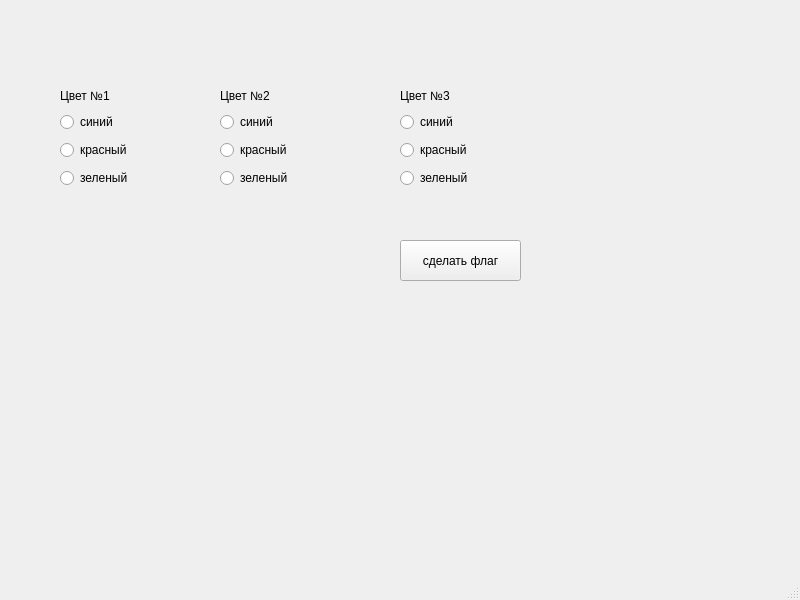
<?xml version="1.0" encoding="UTF-8"?>
<ui version="4.0">
 <class>MainWindow</class>
 <widget class="QMainWindow" name="MainWindow">
  <property name="geometry">
   <rect>
    <x>0</x>
    <y>0</y>
    <width>800</width>
    <height>600</height>
   </rect>
  </property>
  <property name="windowTitle">
   <string>MainWindow</string>
  </property>
  <widget class="QWidget" name="centralwidget">
   <widget class="QWidget" name="verticalLayoutWidget">
    <property name="geometry">
     <rect>
      <x>60</x>
      <y>110</y>
      <width>111</width>
      <height>80</height>
     </rect>
    </property>
    <layout class="QVBoxLayout" name="verticalLayout">
     <item>
      <widget class="QRadioButton" name="radioButton">
       <property name="text">
        <string>синий</string>
       </property>
      </widget>
     </item>
     <item>
      <widget class="QRadioButton" name="radioButton_3">
       <property name="text">
        <string>красный</string>
       </property>
      </widget>
     </item>
     <item>
      <widget class="QRadioButton" name="radioButton_2">
       <property name="text">
        <string>зеленый</string>
       </property>
      </widget>
     </item>
    </layout>
   </widget>
   <widget class="QLabel" name="label">
    <property name="geometry">
     <rect>
      <x>60</x>
      <y>80</y>
      <width>111</width>
      <height>31</height>
     </rect>
    </property>
    <property name="text">
     <string>Цвет №1</string>
    </property>
   </widget>
   <widget class="QWidget" name="verticalLayoutWidget_2">
    <property name="geometry">
     <rect>
      <x>220</x>
      <y>110</y>
      <width>111</width>
      <height>80</height>
     </rect>
    </property>
    <layout class="QVBoxLayout" name="verticalLayout_2">
     <item>
      <widget class="QRadioButton" name="radioButton_4">
       <property name="text">
        <string>синий</string>
       </property>
      </widget>
     </item>
     <item>
      <widget class="QRadioButton" name="radioButton_5">
       <property name="text">
        <string>красный</string>
       </property>
      </widget>
     </item>
     <item>
      <widget class="QRadioButton" name="radioButton_6">
       <property name="text">
        <string>зеленый</string>
       </property>
      </widget>
     </item>
    </layout>
   </widget>
   <widget class="QLabel" name="label_2">
    <property name="geometry">
     <rect>
      <x>220</x>
      <y>80</y>
      <width>111</width>
      <height>31</height>
     </rect>
    </property>
    <property name="text">
     <string>Цвет №2</string>
    </property>
   </widget>
   <widget class="QWidget" name="verticalLayoutWidget_3">
    <property name="geometry">
     <rect>
      <x>400</x>
      <y>110</y>
      <width>111</width>
      <height>80</height>
     </rect>
    </property>
    <layout class="QVBoxLayout" name="verticalLayout_3">
     <item>
      <widget class="QRadioButton" name="radioButton_7">
       <property name="text">
        <string>синий</string>
       </property>
      </widget>
     </item>
     <item>
      <widget class="QRadioButton" name="radioButton_8">
       <property name="text">
        <string>красный</string>
       </property>
      </widget>
     </item>
     <item>
      <widget class="QRadioButton" name="radioButton_9">
       <property name="text">
        <string>зеленый</string>
       </property>
      </widget>
     </item>
    </layout>
   </widget>
   <widget class="QLabel" name="label_3">
    <property name="geometry">
     <rect>
      <x>400</x>
      <y>80</y>
      <width>111</width>
      <height>31</height>
     </rect>
    </property>
    <property name="text">
     <string>Цвет №3</string>
    </property>
   </widget>
   <widget class="QPushButton" name="pushButton">
    <property name="geometry">
     <rect>
      <x>400</x>
      <y>240</y>
      <width>121</width>
      <height>41</height>
     </rect>
    </property>
    <property name="text">
     <string>сделать флаг</string>
    </property>
   </widget>
  </widget>
  <widget class="QMenuBar" name="menubar">
   <property name="geometry">
    <rect>
     <x>0</x>
     <y>0</y>
     <width>800</width>
     <height>21</height>
    </rect>
   </property>
  </widget>
  <widget class="QStatusBar" name="statusbar"/>
 </widget>
 <resources/>
 <connections/>
</ui>
